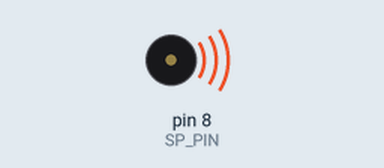
Bench run of a sketch on a simulated Arduino Uno, built with avr-gcc and run on an emulated ATmega328P. Parts: buzzer (waves = sounding).

Above: at 0.06 s.
At 3.18 s:
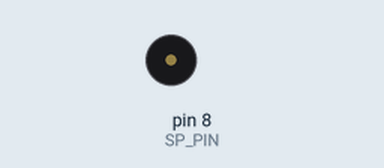
Timing chart, 0 to 5.4 s (numbered marks = the images above):
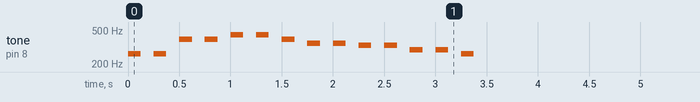

The sketch:

lab06-1.ino
```cpp
const byte SP_PIN=8;
int x;
int length;
#define NOTE_C3  131
#define NOTE_CS3 139
#define NOTE_D3  147
#define NOTE_DS3 156
#define NOTE_E3  165
#define NOTE_F3  175
#define NOTE_FS3 185
#define NOTE_G3  196
#define NOTE_GS3 208
#define NOTE_A3  220
#define NOTE_AS3 233
#define NOTE_B3  247
#define NOTE_C4  262
#define NOTE_CS4 277
#define NOTE_D4  294
#define NOTE_DS4 311
#define NOTE_E4  330
#define NOTE_F4  349
#define NOTE_FS4 370
#define NOTE_G4  392
#define NOTE_GS4 415
#define NOTE_A4  440
#define NOTE_AS4 466
#define NOTE_B4  494
#define WHOLE 1 //全分符
#define HALF 0.5 //半分符
#define QUARTER 0.25
#define EIGHTH 0.125
#define SIXTEENTH 0.0625
#define SPACE 0.01
#define NOTE_0 0
int tune[] = { NOTE_C4, NOTE_0,NOTE_C4, NOTE_0,NOTE_G4, NOTE_0,NOTE_G4, NOTE_0,NOTE_A4, NOTE_0,NOTE_A4, NOTE_0,NOTE_G4, NOTE_0,NOTE_F4, NOTE_0,NOTE_F4, NOTE_0,NOTE_E4, NOTE_0,NOTE_E4, NOTE_0,NOTE_D4, NOTE_0,NOTE_D4, NOTE_0,NOTE_C4};

float duration[] = { HALF,SPACE, HALF,SPACE, HALF,SPACE, HALF,SPACE ,HALF,SPACE, HALF,SPACE, WHOLE, SPACE,HALF, SPACE,HALF, SPACE,HALF,SPACE,HALF, SPACE,HALF, SPACE,HALF, SPACE,QUARTER};

void setup() {
 pinMode(SP_PIN,OUTPUT);
 length = sizeof(tune) / sizeof(tune[0]);
}


void loop() {
  for (int x=0; x<length; x++) {
      tone(8, tune[x]);
      delay(250 *0.5);
      noTone(8);
       }
   delay(5000);
}
```

Measured:
- by itself, tone on pin 8 (SP_PIN): plays 262 Hz for 0.13 s, 262 Hz for 0.13 s, 392 Hz for 0.13 s, 392 Hz for 0.13 s, 440 Hz for 0.13 s, 440 Hz for 0.13 s … (224 notes in this stretch)
